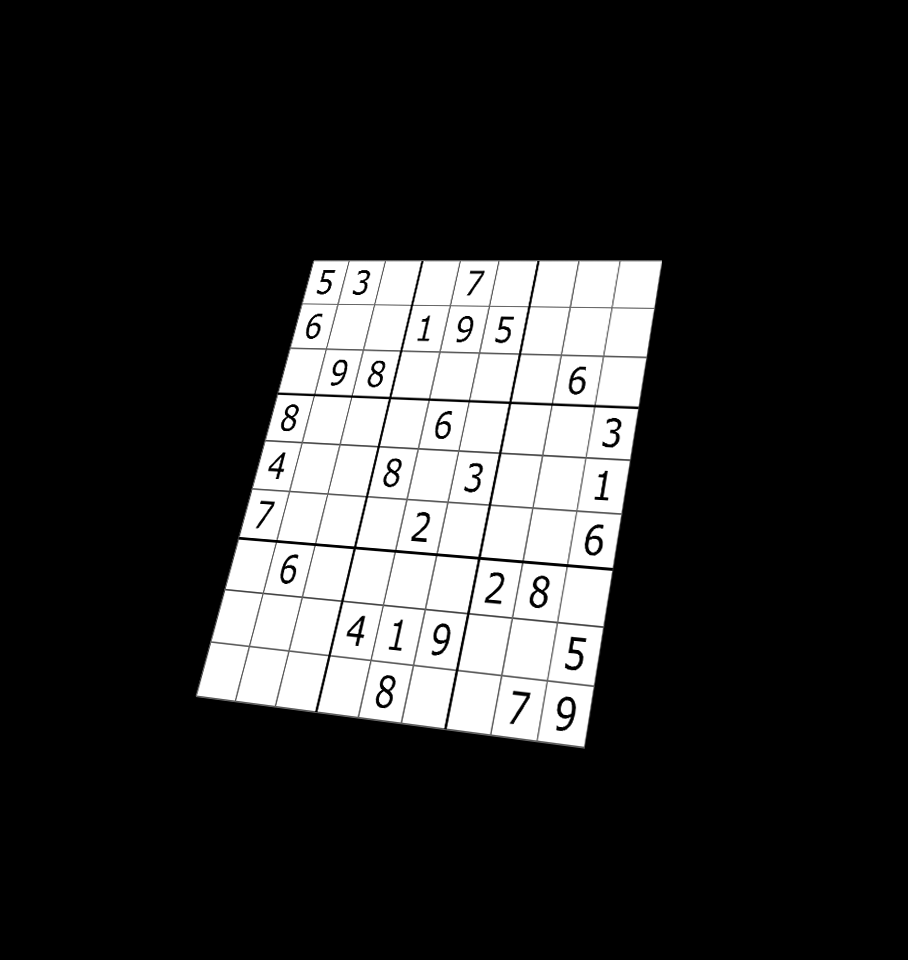
#> input picture Untitled-1.png, 908 x 960 px
$ python Image2String.py
#> lines starting #> are read from the running program, lines starting #| are printed output that depends on the picture; after the words box and inside, x2 and y2 are one past the last pixel; in counts of white or black regions, pixels touching at a corner belong together
#> further down, img1 is the input picture: shape (960, 908, 3); mean B, G, R 46.2, 46.2, 46.2
### dfRec.py
import cv2
import numpy as np
from transform import transfromToSquare


def resize(img, height=800):
    """ Resize image to given height """
#> called with height = 800
    rat = height / img.shape[0]
#> rat = 0.833
    return cv2.resize(img, (int(800), height))

def findRec(image):
    # Resize and convert to grayscale
    img = cv2.cvtColor(resize(image), cv2.COLOR_BGR2GRAY)
#> img: shape (800, 800)

    # Bilateral filter preserv edges
    img = cv2.bilateralFilter(img, 9, 75, 75)
    img = cv2.medianBlur(img, 11)
    edges = cv2.Canny(img, 200, 250)
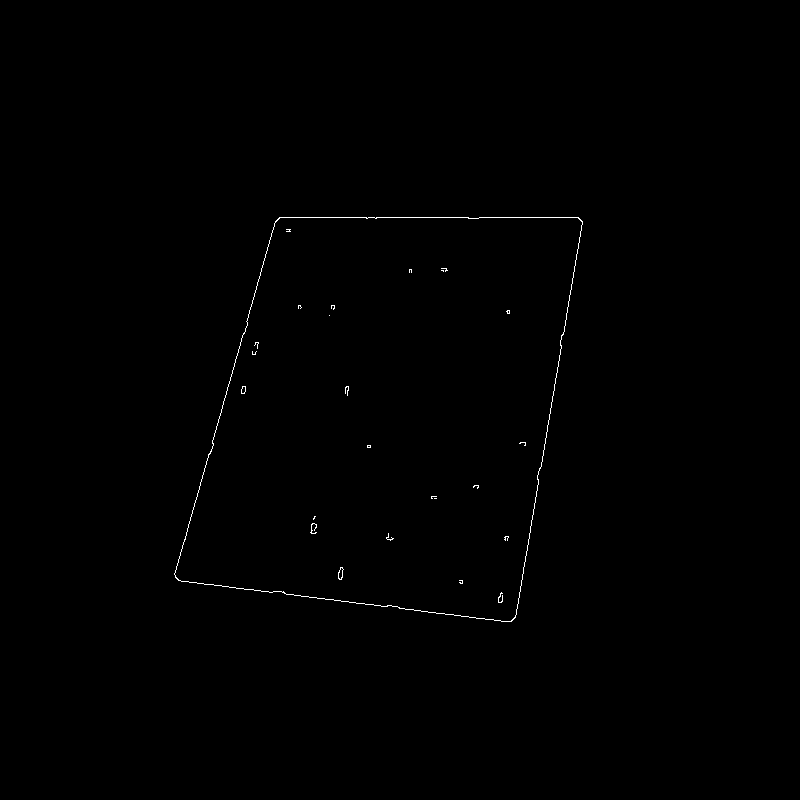
#> edges: shape (800, 800); 0.27% white in thin lines or dots, all inside (x1, y1, x2, y2) = (174, 217, 583, 622)
    contours, hierarchy = cv2.findContours(edges, cv2.RETR_LIST, cv2.CHAIN_APPROX_SIMPLE)
#> contours = 30 contours, 24 with area under 20; largest, box (x1, y1, x2, y2) and area: (174, 217, 583, 622) 126124, (174, 217, 583, 622) 126090, (338, 567, 344, 580) 40, (338, 567, 344, 580) 35, (241, 386, 246, 394) 24, (241, 386, 246, 394) 22
    cnts = sorted(contours, key=cv2.contourArea, reverse=True)[:10]
#> cnts = 10 contours, 4 with area under 20; largest, box (x1, y1, x2, y2) and area: (174, 217, 583, 622) 126124, (174, 217, 583, 622) 126090, (338, 567, 344, 580) 40, (338, 567, 344, 580) 35, (241, 386, 246, 394) 24, (241, 386, 246, 394) 22
    ress = cv2.cvtColor(img, cv2.COLOR_GRAY2RGB)
    # loop over our contours
    for c in cnts:
        peri = cv2.arcLength(c, True)
        approx = cv2.approxPolyDP(c, 0.02 * peri, True)
        if len(approx) == 4:
            aaa = np.float32([approx[0],approx[3],approx[1],approx[2]])
            ress = transfromToSquare(resize(image), aaa)
            cv2.imshow("sample",ress)
            return ress
            break
#> this loop made 1 pass
#> (peri, approx, aaa, h in transfromToSquare, w in transfromToSquare, pts2 in transfromToSquare) on pass 1: (1499.7, [[279, 217], [175, 577], [511, 621], [582, 221]], [[279, 217], [582, 221], [175, 577], [511, 621]], 800, 800, [[0, 0], [800, 0], [0, 800], [800, 800]])

### transform.py
import cv2
import numpy as np
def transfromToSquare(frame,pts1):
    h,w,_= frame.shape
    pts2 = np.float32([[0, 0], [w, 0], [0, h], [w, h]])
    matrix = cv2.getPerspectiveTransform(pts1, pts2)
    result = cv2.warpPerspective(frame, matrix, (w, h))
    return result

### RemoveHV.py
import cv2

def renmove_lines(img, x):
#> called with x = 100
    result = img.copy()
    gray = img.copy()
    thresh = cv2.threshold(
        gray, 0, 255, cv2.THRESH_BINARY_INV + cv2.THRESH_OTSU)[1]
#> thresh: shape (800, 800); 11.4% white; 44 white regions (10 under 20 px), largest, box (x1, y1, x2, y2) and area: (0, 0, 800, 800) 47614, (20, 286, 57, 338) 1053, (652, 551, 689, 604) 1052

    # Remove horizontal lines
    horizontal_kernel = cv2.getStructuringElement(cv2.MORPH_RECT, (x, 1))
    remove_horizontal = cv2.morphologyEx(
        thresh, cv2.MORPH_OPEN, horizontal_kernel, iterations=1)
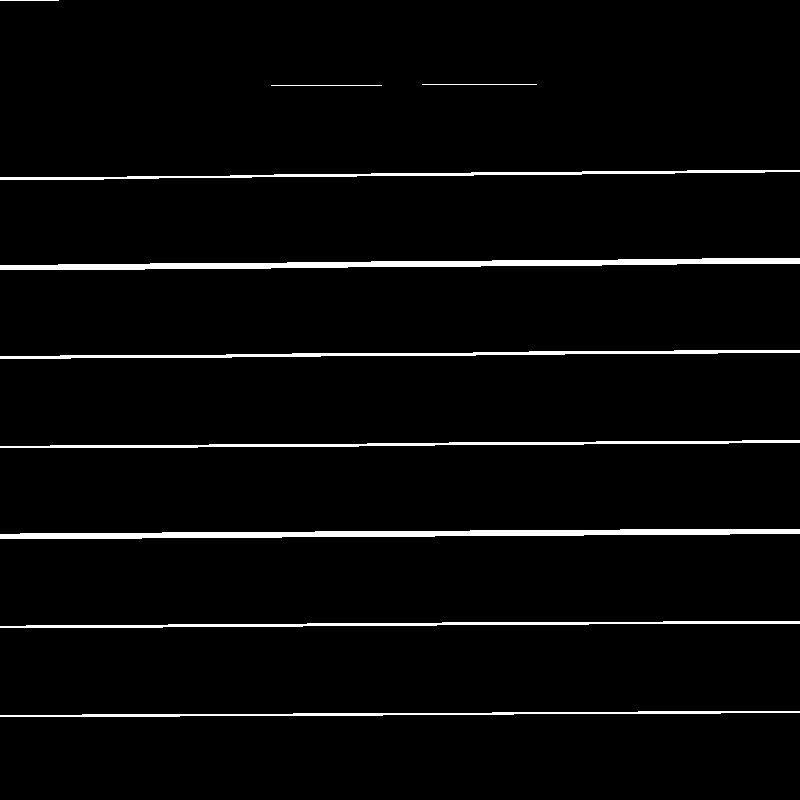
#> remove_horizontal: shape (800, 800); 3.2% white; 10 white regions
    cnts = cv2.findContours(
        remove_horizontal, cv2.RETR_EXTERNAL, cv2.CHAIN_APPROX_SIMPLE)
#> cnts = 10 contours, 3 with area under 20; largest, box (x1, y1, x2, y2) and area: (0, 258, 800, 270) 3842, (0, 529, 800, 539) 3782, (0, 350, 800, 359) 1727, (0, 440, 800, 448) 1490, (0, 621, 800, 628) 1484, (0, 170, 800, 180) 1424, (0, 711, 800, 717) 1092

    cnts = cnts[0] if len(cnts) == 2 else cnts[1]

    for c in cnts:
        cv2.drawContours(result, [c], -1, (255, 255, 255), 5)
#> this loop made 10 passes
#> c on passes 8 to 10: [[271, 85], [381, 85]], [[422, 84], [536, 84]], [[0, 0], [58, 0]]
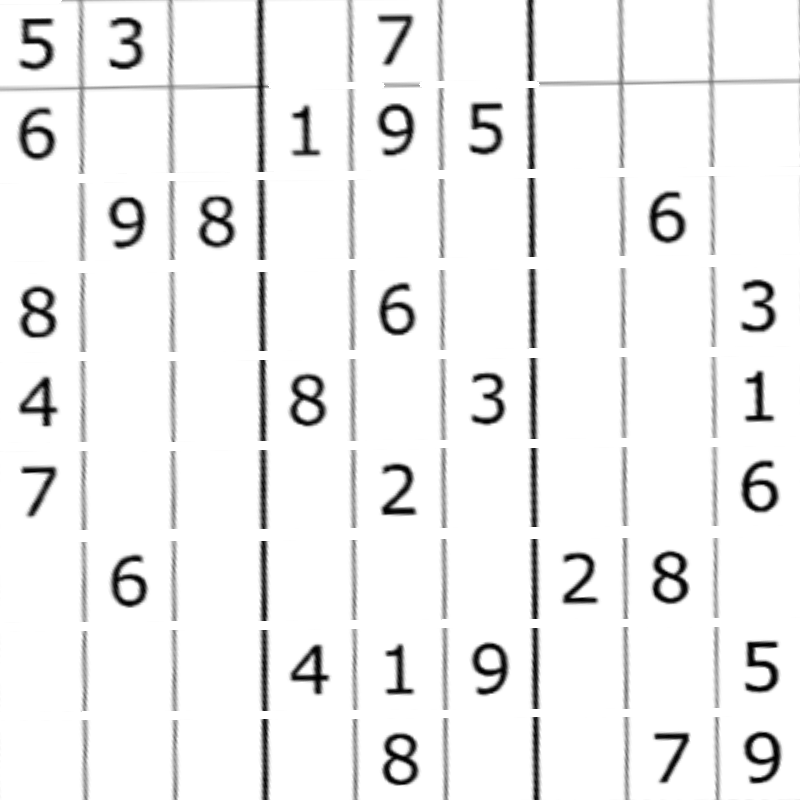
#> result: shape (800, 800); min 0, max 255, mean 240.2

    # Remove vertical lines
    vertical_kernel = cv2.getStructuringElement(cv2.MORPH_RECT, (1, x))
#> vertical_kernel = 100 values from 1 to 1
    remove_vertical = cv2.morphologyEx(
        thresh, cv2.MORPH_OPEN, vertical_kernel, iterations=1)
#> remove_vertical: shape (800, 800); 3% white; 12 white regions
    cnts = cv2.findContours(
        remove_vertical, cv2.RETR_EXTERNAL, cv2.CHAIN_APPROX_SIMPLE)
#> cnts = 12 contours, 3 with area under 20; largest, box (x1, y1, x2, y2) and area: (257, 0, 269, 800) 4399, (527, 0, 539, 800) 4277, (620, 0, 628, 800) 1162, (350, 0, 357, 800) 1072, (440, 0, 447, 800) 1018

    cnts = cnts[0] if len(cnts) == 2 else cnts[1]

    for c in cnts:
        cv2.drawContours(result, [c], -1, (255, 255, 255), 5)
#> this loop made 12 passes
#> c on passes 1, 4, 7: [[717, 699], [717, 799]], [[713, 221], [713, 363]], [[81, 9], [81, 148]]
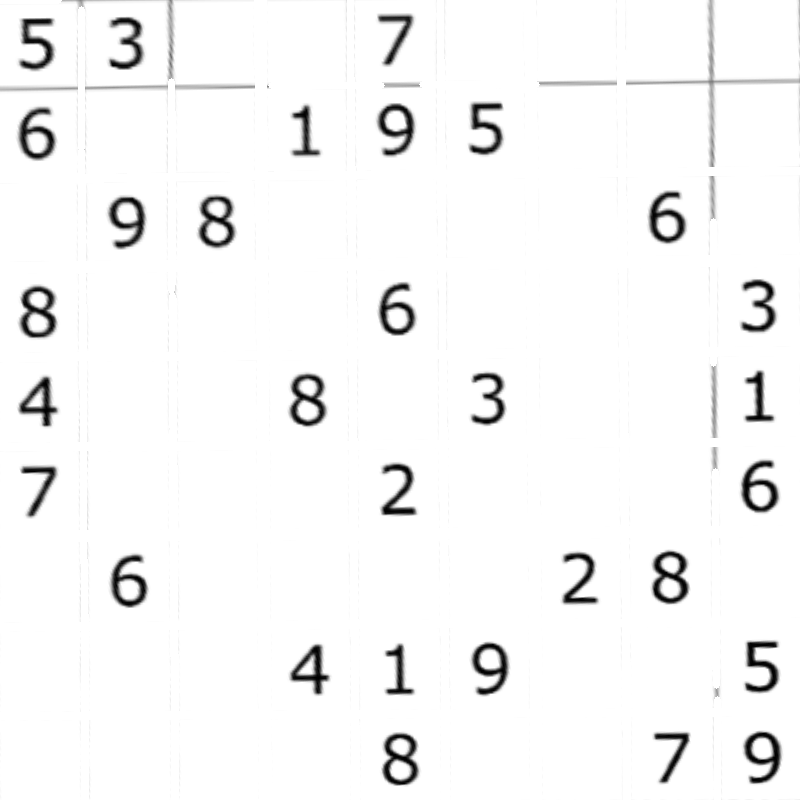
#> result: shape (800, 800); 7.73% of pixels changed, all inside (x1, y1, x2, y2) = (78, 0, 721, 800)
    kernel = cv2.getStructuringElement(cv2.MORPH_RECT, (1, 4))
#> kernel = [1, 1, 1, 1]
    remove_vertical = cv2.morphologyEx(
        result, cv2.MORPH_OPEN, kernel, iterations=1)
    return result

### Image2String.py
import cv2
import numpy as np
from cv2 import *
import RemoveHV as rm
import pytesseract
from collections import  Counter
from dfRec import findRec
import os, random

from transform import transfromToSquare
def generate_text(img):
    pytesseract.pytesseract.tesseract_cmd = "D:\\SteamGame\\New folder\\tesseract.exe"
    gray = np.array(img)
    gray = 255 * (gray < 128).astype(np.uint8)  # To invert the text to white
    coords = cv2.findNonZero(gray)  # Find all non-zero points (text)
    x, y, w, h = cv2.boundingRect(coords)  # Find minimum spanning bounding box
    image = img[y - 15:y + h + 15, x - 15:x + w + 15]
    concateImg = np.concatenate((image, image), axis=1)
    concateImg = np.concatenate((concateImg, image), axis=1)
    concateImg = np.concatenate((concateImg, image), axis=1)
    concateImg = np.concatenate((concateImg, image), axis=1)
    concateImg = np.concatenate((concateImg, image), axis=1)

    try :
        text = pytesseract.image_to_string(concateImg)
        if len(text)>3:
            arrr = []
            arrr[:0]=text
            ctn = Counter(arrr)
            for aa in ctn:
                # if int(aa)>=1 and int(aa)<=9:
                return int(aa)
        else :
            return  0
    except Exception as e:
        return 0
def toStr(img, x=100):

    result = img.copy()
    img = rm.renmove_lines(img, x)
    img = cv2.resize(img, (900, 900))
#> img: shape (900, 900)
    # cut the image to sigle number
    cell = [np.hsplit(row, 9) for row in np.vsplit(img, 9)]
#> cell = 9 items
    arr = []
    for i in cell:
    # print(len(i))
        x = []
        for j in i :
            x.append(int(generate_text(j)))
        arr.append(x)
#> this loop made 1 pass
#> pass 1, in generate_text, `gray = 255 * (gray < 128).astype(np.uint8)`:
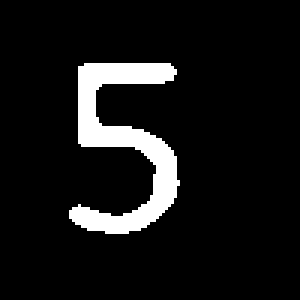
#> gray: shape (100, 100) (shown 3 times larger); 8.6% white; 1 white region, box (x1, y1, x2, y2) and area: (23, 21, 60, 78) 858
#> pass 1, in generate_text, `image = img[y - 15:y + h + 15, x - 15:x + w + 15]`:
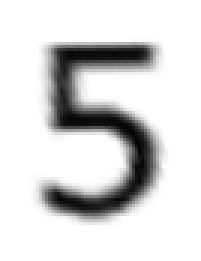
#> image: shape (87, 67) (shown 3 times larger); min 4, max 255, mean 217.2
#> pass 1, in generate_text, `concateImg = np.concatenate((image, image), axis=1)`:
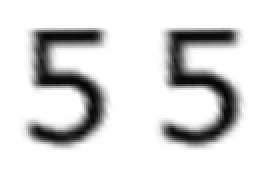
#> concateImg: shape (87, 134) (shown 2 times larger); min 4, max 255, mean 217.2
#> after the loop, arr = []
    return arr

def img2str(path):
    if path == '':
        return
    else :
        path = random.choice(os.listdir("./data/param/")) # change dir name to whatever
        path = "./data/param/"+path
        # img = cv2.imread(path, 0)
        img1 = cv2.imread(path)
        ress= findRec(img1) #return npfloat32
        ress = cv2.cvtColor(ress,cv2.COLOR_BGR2GRAY)
        return toStr(ress)

if __name__ == '__main__':
    path = 'Untitled-1.png'
    # print(img2str(path))
    img = cv2.imread(path, 0)
    img1 = cv2.imread(path)
    try:
        ress= findRec(img1) #return npfloat32
        # print(aaaa)
        # ress = transfromToSquare(img1,aaaa)
        cv2.imshow("res",ress)
        ress = cv2.cvtColor(ress,cv2.COLOR_BGR2GRAY)
        toStr(ress)
#> (the call stopped at in generate_text, `text = pytesseract.image_to_string(concateImg)`: pytesseract is not available in this run)
        cv2.waitKey(0)
    except Exception as e:
        print("khum dc")
